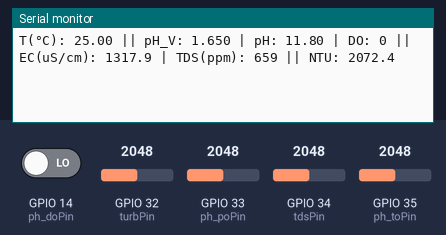
The sketch below on a simulated ESP32. On the bench: the last lines printed to the serial monitor. The inputs (shaded band) are chosen by the test bench; at power-on: GPIO 32 (turbPin) = 2048, GPIO 33 (ph_poPin) = 2048, GPIO 34 (tdsPin) = 2048, GPIO 35 (ph_toPin) = 2048, GPIO 14 (ph_doPin) LOW (analog values on the 0–4095 scale).

Above: at 1.2 s.
1.3 s: GPIO 32 (turbPin) set to 2866
2.8 s: GPIO 33 (ph_poPin) set to 2866
At 3.8 s:
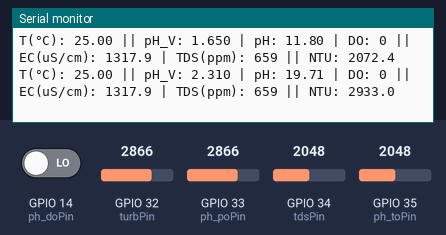
4.3 s: GPIO 34 (tdsPin) set to 2866
5.8 s: GPIO 35 (ph_toPin) set to 2866
At 7.0 s:
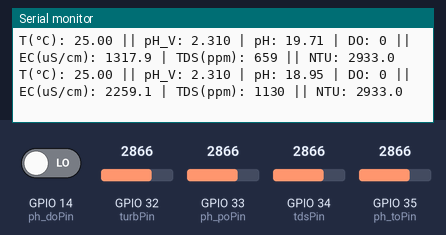
7.3 s: GPIO 14 (ph_doPin) driven HIGH
8.8 s: GPIO 32 (turbPin) set to 3972
At 10.6 s:
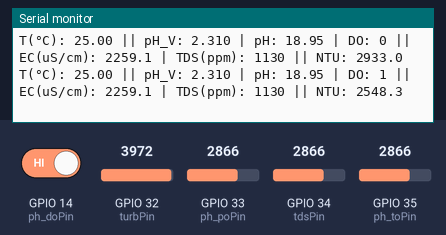
Timing chart, 0 to 11.3 s (numbered marks = the images above; inputs shaded):
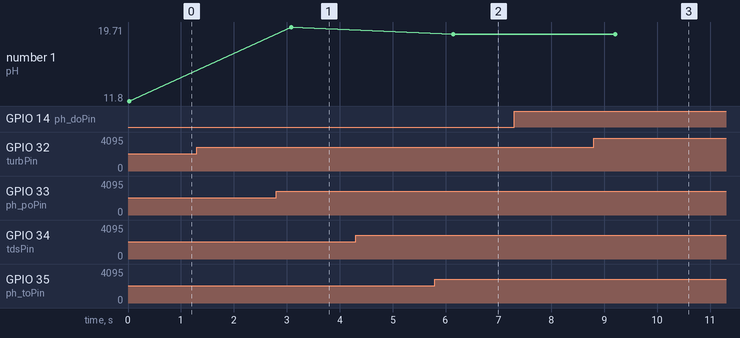

The sketch:

Sensores.ino
```cpp
#include <math.h>

#define tdsPin 34
#define turbPin 32
#define ph_poPin 33
#define ph_doPin 14
#define ph_toPin 35

#define adc_m 4095.0
#define v_ref 3.3


#define R_FIXED 10000.0
#define R0 10000.0
#define BETA 3950.0
#define T0K 298.15


float ph_v7 = 1.2500;
float ph_v4 = 1.0000;


void setup() {
  Serial.begin(9600);
  analogReadResolution(12);
  analogSetPinAttenuation(tdsPin, ADC_11db); //
  analogSetPinAttenuation(turbPin, ADC_11db);
  analogSetPinAttenuation(ph_poPin, ADC_11db);
  analogSetPinAttenuation(ph_toPin, ADC_11db);

  pinMode(ph_doPin, INPUT);
}

float ADCmedio(int pin, int n){
  long s = 0;
  for(int i = 0; i < n; i++){
    s += analogRead(pin);
  }
  return s/(float)n;
}

void loop() {
  const int n = 50;
  //Ph e  Temperatura
  float aTO = ADCmedio(ph_toPin, n);
  float vTO = (aTO/adc_m)*v_ref;
  if(vTO<=0.01){
     vTO=0.01;
  }
  if(vTO>=v_ref-0.01){
    vTO=v_ref-0.01;
  }
  float rNTC = R_FIXED*(vTO/(v_ref-vTO));

  float tk = 1.0/(1.0/T0K+(1.0/BETA)*log(rNTC/R0));
  float temperature = 25.0;

  float aPH = ADCmedio(ph_poPin, n);
  float vPH = (aPH/adc_m)*v_ref;

  float m =(7.0-4.0)/(ph_v7-ph_v4);
  float mT = m*((tk)/T0K);
  float b = 7.0-mT*ph_v7;
  float ph = mT*vPH+b;
  int alarme_ph = digitalRead(ph_doPin);

  //Total de sólidos dissolvidos

  float aTDS = ADCmedio(tdsPin, n);
  float vTDS = (aTDS/adc_m)*v_ref;
  float ec = 133.42*vTDS*vTDS*vTDS-255.86*vTDS*vTDS+857.39*vTDS;
  ec = ec/(1.0+0.02*(temperature-25.0));
  float tds=ec*0.5;

  //Turbidez
  float aTURB = ADCmedio(turbPin, n);
  float vTURB = (aTURB/adc_m)*v_ref;
  float ntu = -1120.4*vTURB*vTURB+5742.3*vTURB-4352.9;
  if(ntu < 0){
    ntu = 0;
  }

  Serial.print("T(°C): ");Serial.print(temperature,2);Serial.print(" || ");
  Serial.print("pH_V: ");Serial.print(vPH,3);Serial.print(" | pH: ");Serial.print(ph,2);Serial.print(" | DO: ");Serial.print(alarme_ph);Serial.print(" || ");
  Serial.print("EC(uS/cm): ");Serial.print(ec,1);Serial.print(" | TDS(ppm): ");Serial.print(tds,0);Serial.print(" || ");
  Serial.print("NTU: ");Serial.println(ntu,1);

  delay(3000);

}
```

Measured:
- after the input at 2.8 s, the serial monitor: prints a new line after 0.28 s (image 1)
- after the input at 5.8 s, the serial monitor: prints a new line after 0.35 s (image 2)
- after the input at 8.8 s, the serial monitor: prints a new line after 0.41 s (image 3)
- plotted number 1: 11.8 → 19.71 after the input at 2.8 s, 19.71 → 18.95 after the input at 5.8 s
